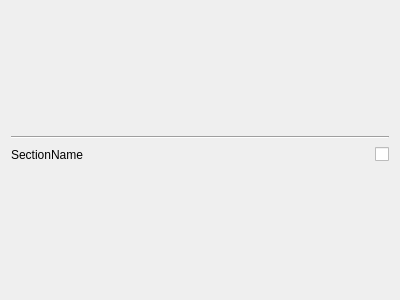
<?xml version="1.0" encoding="UTF-8"?>
<ui version="4.0">
 <class>SymbolSettingSection</class>
 <widget class="QWidget" name="SymbolSettingSection">
  <property name="geometry">
   <rect>
    <x>0</x>
    <y>0</y>
    <width>400</width>
    <height>300</height>
   </rect>
  </property>
  <property name="windowTitle">
   <string>Form</string>
  </property>
  <layout class="QVBoxLayout" name="verticalLayout_2">
   <item>
    <spacer name="verticalSpacer">
     <property name="orientation">
      <enum>Qt::Vertical</enum>
     </property>
     <property name="sizeHint" stdset="0">
      <size>
       <width>20</width>
       <height>40</height>
      </size>
     </property>
    </spacer>
   </item>
   <item>
    <widget class="Line" name="line">
     <property name="orientation">
      <enum>Qt::Horizontal</enum>
     </property>
    </widget>
   </item>
   <item>
    <layout class="QHBoxLayout" name="SymbolSettingNameContainer">
     <item>
      <widget class="QLabel" name="SymbolSettingSectionName">
       <property name="text">
        <string>SectionName</string>
       </property>
      </widget>
     </item>
     <item>
      <spacer name="horizontalSpacer">
       <property name="orientation">
        <enum>Qt::Horizontal</enum>
       </property>
       <property name="sizeHint" stdset="0">
        <size>
         <width>40</width>
         <height>20</height>
        </size>
       </property>
      </spacer>
     </item>
     <item>
      <widget class="QCheckBox" name="SymbolSettingSectionCheckbox">
       <property name="text">
        <string/>
       </property>
      </widget>
     </item>
    </layout>
   </item>
   <item>
    <layout class="QGridLayout" name="SymbolSettingSectionEntries"/>
   </item>
   <item>
    <spacer name="verticalSpacer_2">
     <property name="orientation">
      <enum>Qt::Vertical</enum>
     </property>
     <property name="sizeHint" stdset="0">
      <size>
       <width>20</width>
       <height>40</height>
      </size>
     </property>
    </spacer>
   </item>
  </layout>
 </widget>
 <resources/>
 <connections/>
</ui>
